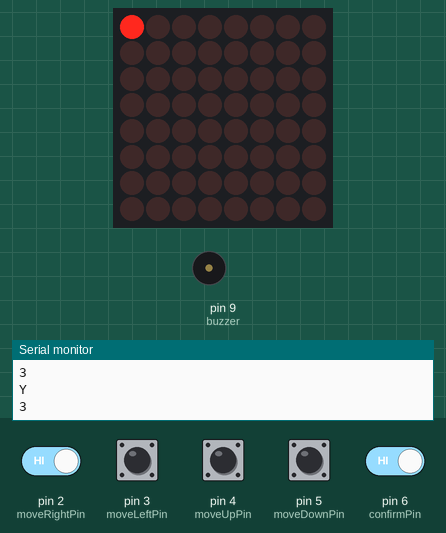
Bench run of a sketch on a simulated Arduino Uno, built with avr-gcc and run on an emulated ATmega328P. On the bench: 8×8 LED matrix, buzzer (waves = sounding), the last lines printed to the serial monitor. The test bench sets the inputs (shaded band); at power-on: pin 2 (moveRightPin), pin 3 (moveLeftPin), pin 4 (moveUpPin), pin 5 (moveDownPin), pin 6 (confirmPin) HIGH. Random numbers use the default seed unless the sketch sets one.

Above: at 4.2 s.
4.3 s: pin 6 (confirmPin) driven LOW
At 4.39 s:
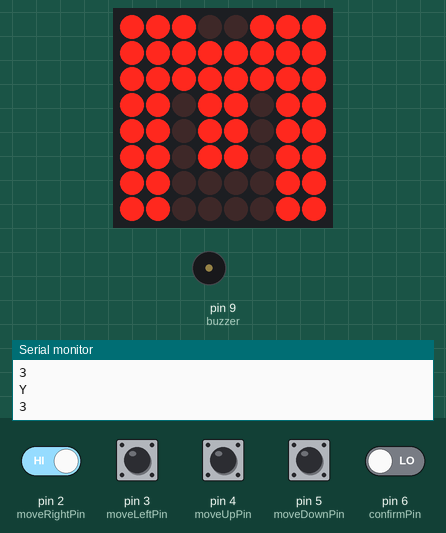
6.0 s: pin 2 (moveRightPin) driven LOW and pin 6 (confirmPin) driven HIGH
7.9 s: pin 4 (moveUpPin) pulled LOW for 0.15 s
At 8.77 s:
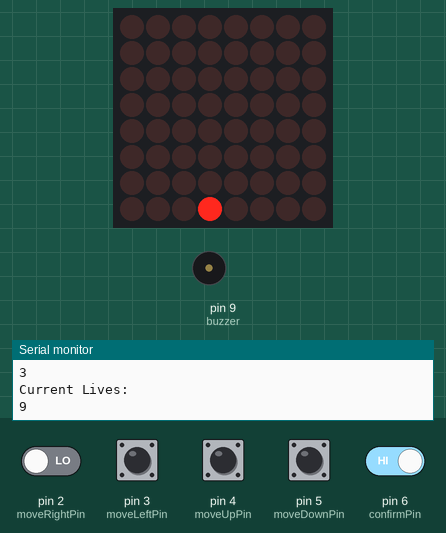
10.7 s: pin 5 (moveDownPin) pulled LOW for 1 s
At 11.72 s:
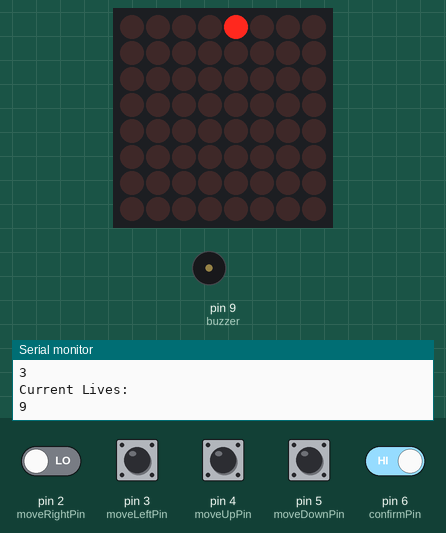
13.6 s: pin 5 (moveDownPin) pulled LOW for 1 s
At 14.33 s:
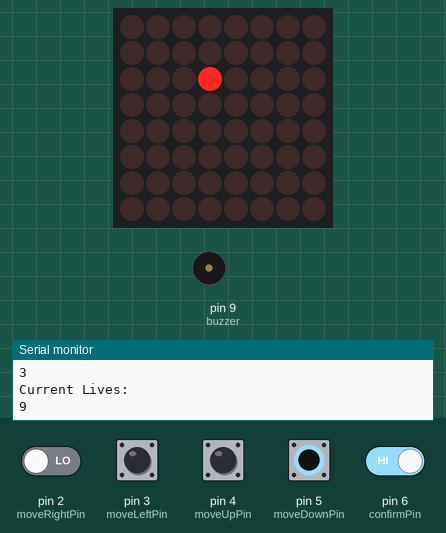
16.1 s: pin 2 (moveRightPin) driven HIGH
At 16.6 s:
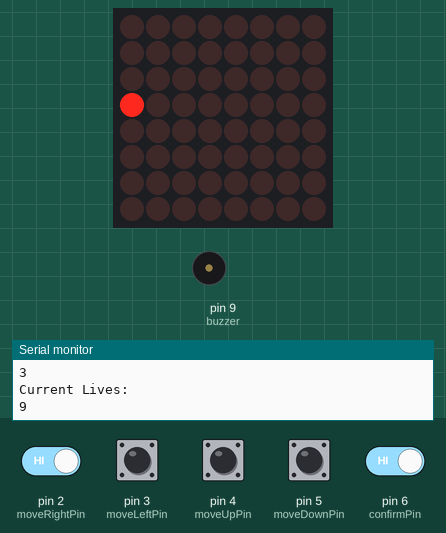
Timing chart, 0 to 18.6 s (numbered marks = the images above; inputs shaded):
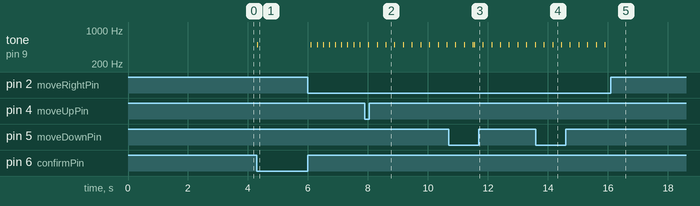

Measured:
- after the input at 4.3 s, tone on pin 9 (buzzer): silent → 500 Hz at once, → silent 0.02 s later; the display: changes at once (image 1)

The sketch:

BattleShip_Game.ino
```cpp
//library for led matrix
#include <LedControl.h>

//Button States
int buttonStateRight = 0;
int buttonStateLeft = 0;
int buttonStateUp = 0;
int buttonStateDown = 0;
int buttonStateConfirm = 0;
//Button Pins
int moveLeftPin = 3;
int moveRightPin = 2;
int moveUpPin = 4;
int moveDownPin = 5;
int confirmPin = 6;
//LED matrix pins
int DIN = 12;
int CS =  11;
int CLK = 10;
const int buzzer = 9;

LedControl lc = LedControl(DIN, CLK, CS);

//byte array of the led matrix
byte G[8] = {0x7E, 0x7E, 0x60, 0x60, 0x6E, 0x66, 0x7E, 0x7E};
byte O[8] = {B00111100, B01111110, B01100110, B01100110, B01100110, B01100110, B01111110, B00111100};

//byte array of the led matrix hex form
byte intro[8] = {0x55, 0xAA, 0x55, 0xAA, 0x55, 0xAA, 0x55, 0xAA};
byte intro2[8] = {0xAA, 0x55, 0xAA, 0x55, 0xAA, 0x55, 0xAA, 0x55};
byte all[8] = {0xFF, 0xFF, 0xFF, 0xFF, 0xFF, 0xFF, 0xFF, 0xFF};

//byte array of the led matrix
byte m[8] = {0xE7, 0xFF, 0xFF, 0xDB, 0xDB, 0xDB, 0xC3, 0xC3};
byte mphase[8] = {0xCE, 0xFE, 0xFE, 0xB2, 0xB2, 0xB2, 0x82, 0x82};
byte mphase2[8] = {0x9C, 0xFC, 0xFC, 0x6C, 0x6C, 0x6C, 0x0C, 0x0C};
byte mphase3[8] = {0x38, 0xF8, 0xF8, 0xD8, 0xD8, 0xD8, 0x18, 0x18};
byte mphase4[8] = {0x70, 0xF0, 0xF0, 0xB0, 0xB0, 0xB0, 0x30, 0x30};
byte mphase5[8] = {0xE3, 0xE3, 0xE3, 0x63, 0x63, 0x63, 0x63, 0x63};
byte mphase6[8] = {0xC6, 0xC6, 0xC6, 0xC6, 0xC6, 0xC6, 0xC6, 0xC6};
byte mphase7[8] = {0x8C, 0x8C, 0x8C, 0x8C, 0x8C, 0x8C, 0x8C, 0x8C};

//byte array of the led matrix binary form
byte h[8] = {B01100110, B01100110, B01100110, B01111110, B01111110, B01100110, B01100110, B01100110};
byte hleft[8] = {B11001100, B11001100, B11001100, B11111100, B11111100, B11001100, B11001100, B11001100};
byte hleft2[8] = {B10011001, B10011001, B10011001, B11111001, B11111001, B10011001, B10011001, B10011001};
byte hleft3[8] = {B00110011, B00110011, B00110011, B11110011, B11110011, B00110011, B00110011, B00110011};
byte hleft4[8] = {B01100110, B01100110, B01100110, B11100110, B11100110, B01100110, B01100110, B01100110};
byte hleft5[8] = {B11001100, B11001100, B11001100, B11001100, B11001100, B11001100, B11001100, B11001100};
byte hleft6[8] = {B10011001, B10011001, B10011000, B10011000, B10011000, B10011000, B10011000, B10011000};
byte hleft7[8] = {B00110011, B00110011, B00110000, B00110000, B00110000, B00110000, B00110000, B00110000};
byte hleft8[8] = {B01100111, B01100111, B01100001, B01100001, B01100001, B01100001, B01100001, B01100001};
byte hleft9[8] = {B11001111, B11001111, B11000011, B11000011, B11000011, B11000011, B11000011, B11000011};
byte hleft10[8] = {B10011111, B10011111, B10000110, B10000110, B10000110, B10000110, B10000110, B10000110};
byte hleft11[8] = {B00111111, B00111111, B00001100, B00001100, B00001100, B00001100, B00001100, B00001100};
byte hleft12[8] = {B01111110, B01111110, B00011000, B00011000, B00011000, B00011000, B00011000, B00011000};

//all leds off
byte off[8] = {0x00, 0x00, 0x00, 0x00, 0x00, 0x00, 0x00, 0x00};

//moving leds
byte iphase[8] = {0x18, 0x18, 0x18, 0x18, 0x18, 0x18, 0x18, 0x18};
byte iphase1[8] = {0x30, 0x31, 0x31, 0x31, 0x30, 0x30, 0x30, 0x31};
byte iphase2[8] = {0x61, 0x63, 0x63, 0x63, 0x61, 0x60, 0x61, 0x63};
byte iphase3[8] = {0xC3, 0xC7, 0xC6, 0xC7, 0xC3, 0xC0, 0xC3, 0xC7};
byte iphase4[8] = {0x87, 0x8F, 0x8C, 0x8F, 0x87, 0x80, 0x87, 0x8F};

byte sphase[8] = {0x0F, 0x1F, 0x18, 0x1F, 0x0F, 0x01, 0x0F, 0x1F};
byte sphase1[8] = {0x1F, 0x3E, 0x30, 0x3E, 0x1F, 0x03, 0x1F, 0x3E};
byte sphase2[8] = {0x3E, 0x7C, 0x60, 0x7C, 0x3E, 0x06, 0x3E, 0x7C};
byte sphase3[8] = {0x7C, 0xF8, 0xC0, 0xF8, 0x7C, 0x0C, 0x7C, 0xF8};
byte sphase4[8] = {0x78, 0xF0, 0x80, 0xF0, 0xF8, 0x18, 0xF8, 0xF0};
byte sphase5[8] = {0xF0, 0xE1, 0x01, 0xE1, 0xF0, 0x30, 0xF0, 0xE1};
byte sphase6[8] = {0xE1, 0xC3, 0x03, 0x81, 0xE0, 0x60, 0xE1, 0xC3};
byte sphase7[8] = {0xC3, 0x87, 0x06, 0x07, 0x83, 0xC0, 0xC3, 0x87};
byte sphase8[8] = {0x87, 0x0F, 0x0C, 0x0F, 0x07, 0x80, 0x87, 0x0F};
byte cross[8] = {B00000000, B01000010, B00100100, B00011000, B00011000, B00100100, B01000010, B00000000};
byte skull[8] = {B01111110, B11111111, B10011001, B10011001, B11100111, B01100110, B00111100, B00100100};
byte winner[8] = {0x00, 0x66, 0xFF, 0xFF, 0xFF, 0x7E, 0x3C, 0x18};

const int ship_Size = 4;

//random x and y values
int randX[ship_Size];
int randY[ship_Size];
int randNumberH;
int randNumberV;
int directionRand;
//random direction change from horizontal or vertical
//place holder for each ship x and y coords
int pos1x;
int pos1y;
int pos2x;
int pos2y;
int pos3x;
int pos3y;
int pos4x;
int pos4y;

//current x and y
int x = 0;
int y = 0;
//guess states
boolean guess1 = true;
boolean guess2 = true;
boolean guess3 = true;
boolean guess4 = true;
//user lives
int lives = 10;


void setup()
{
  //serial monitor
  Serial.begin(9600);

  randomSeed(analogRead(0));

  //inputs
  pinMode(moveLeftPin, INPUT);
  pinMode(moveRightPin, INPUT);
  pinMode(moveUpPin, INPUT);
  pinMode(moveDownPin, INPUT);
  pinMode(confirmPin, INPUT);
  pinMode(buzzer, OUTPUT);

  //The  matrix is in power-saving mode on startup
  lc.shutdown(0, false);
  //led brightness
  lc.setIntensity(0, 10);

  //start game
  introScreen();

  //testing values
  for (int i = 0; i <= 3; i++)
  {
    Serial.println("X");
    Serial.println(randX[i]);
    Serial.println("Y");
    Serial.println(randY[i]);
  }
}

void loop()
{
  //reading button states
  buttonStateRight = digitalRead(moveRightPin);
  buttonStateLeft = digitalRead(moveLeftPin);
  buttonStateUp = digitalRead(moveUpPin);
  buttonStateDown = digitalRead(moveDownPin);
  buttonStateConfirm = digitalRead(confirmPin);

  //start position
  lc.setLed(0, y, x, HIGH);

  //function calls
  pressed();
  checkHit();
  hitmark();
  win();
  death();
}

//using byte array to assign the leds to the led matrix
void printByte(byte character [])
{
  int i = 0;
  for (i = 0; i < 8; i++)
  {
    lc.setRow(0, i, character[i]);
  }
}


//assigns random consecutive coordinates on the grid
void randomShip()
{
  //random x and y coords between the dimensions
  randNumberH = random(8);
  randNumberV = random(8);

  //checks if the last x/y value of ship exceeds the limit. then decreases the start position by the amount it exceeds.
  if ((randNumberH + 3) > 7)
  {
    int range = (randNumberH + 3) - 7;
    randNumberH = randNumberH - range;
  }

  if ((randNumberV + 3) > 7)
  {
    int range = (randNumberV + 3) - 7;
    randNumberV = randNumberV - range;
  }

  Serial.println("Direction 0 is Horizontal 1 is Vertical: ");
  //if directionRand is 0 changes the x values if 1, changes y values
  directionRand = random(2);
  Serial.println(directionRand);

  //assigns the values in the array
  for (int i = 0; i <= 3; i++)
  {
    randY[i] = randNumberV;
    randX[i] = randNumberH;

    if (directionRand == 0)
    {
      randNumberH = randNumberH + 1;
    }
    else
    {
      randNumberV = randNumberV + 1;
    }
  }
}

//checks if the current x value is equal to the random value.
void checkHit()
{
  if (buttonStateConfirm == LOW)
  {
    audio(0);
    //if the random value and current value are equal then the random value will have a -1 so its out of the dimension of the led matrix
    if (randX[0] == x && randY[0] == y)
    {
      hit();
      pos1x = x;
      pos1y = y;
      randX[0] = -1;
      randY[0] = -1;
      guess1 = false;
    }
    else if (randX[1] == x && randY[1] == y)
    {
      hit();
      pos2x = x;
      pos2y = y;
      randX[1] = -1;
      randY[1] = -1;
      guess2 = false;
    }

    else if (randX[2] == x && randY[2] == y)
    {
      hit();
      pos3x = x;
      pos3y = y;
      randX[2] = -1;
      randY[2] = -1;
      guess3 = false;
    }

    else if (randX[3] == x && randY[3] == y)
    {
      hit();
      pos4x = x;
      pos4y = y;
      randX[3] = -1;
      randY[3] = -1;
      guess4 = false;
    }

    else
    {
      //makes it so the user does not guess their previous guess again. so no action is made.
      if (pos1x == x && pos1y == y && guess1 == false)
      {
        return;
      }
      if (pos2x == x && pos2y == y && guess2 == false)
      {
        return;
      }
      if (pos3x == x && pos3y == y && guess3 == false)
      {
        return;
      }
      if (pos4x == x && pos4y == y && guess4 == false)
      {
        return;
      }
      //incorrect choice lives lost
      else
      {
        miss();
        lives--;
        Serial.println("Current Lives: ");
        Serial.print(lives);
      }
    }
  }
}

//keep the led on when the led is hit
void hitmark()
{
  if (randX[0] == -1 && randY[0] == -1)
  {
    lc.setLed(0, pos1y, pos1x, true);
  }
  if (randX[1] == -1 && randY[1] == -1)
  {
    lc.setLed(0, pos2y, pos2x, true);
  }
  if (randX[2] == -1 && randY[2] == -1)
  {
    lc.setLed(0, pos3y, pos3x, true);
  }
  if (randX[3] == -1 && randY[3] == -1)
  {
    lc.setLed(0, pos4y, pos4x, true);
  }
}

//player wins if all the guesses are false meaning they have all been guessed
void win()
{
  if (guess1 == false && guess2 == false && guess3 == false && guess4 == false && lives != 0)
  {
    for (int i = 0; i <= 5; i++)
    {
      printByte(winner);
      audio(2);
      delay(120);
      printByte(off);
      delay(200);
    }
    lc.clearDisplay(0);
  }
}

//death screen when all lives lost
void death()
{
  if (lives == 0)
  {
    Serial.println("GAME OVER");
    for (int i = 0; i <= 5; i++)
    {
      printByte(skull);
      audio(2);
      delay(120);
      printByte(off);
      delay(200);
    }
    lc.clearDisplay(0);
  }
}

//navigation through the led matrix. led turns on when the button pressed and previous is turned off
void pressed()
{
  //move right
  if (buttonStateRight == LOW)
  {
    audio(0);
    x = x + 1;
    lc.setLed(0, y, x, HIGH);
    lc.setLed(0, y, x - 1, LOW);
    delay(250);
    if (x > 7)
    {
      lc.setLed(0, y, x, LOW);
      lc.setLed(0, y, 0, HIGH);
      x = 0;
    }
  }

  //move left
  if (buttonStateLeft == LOW)
  {
    audio(0);
    lc.setLed(0, y, x, LOW);
    x = x - 1;
    lc.setLed(0, y, x, HIGH);
    delay(250);

    if (x < 0)
    {
      lc.setLed(0, y, 0, LOW);
      lc.setLed(0, y, 7, HIGH);
      x = 7;
    }
  }

  //move down
  if (buttonStateDown == LOW)
  {
    audio(0);
    y++;
    lc.setLed(0, y, x, HIGH);
    lc.setLed(0, y - 1, x, LOW);
    delay(250);

    if (y > 7)
    {
      audio(0);
      lc.setLed(0, y, x, LOW);
      lc.setLed(0, 0, x, HIGH);
      y = 0;
    }
  }

  //move up
  if (buttonStateUp == LOW)
  {
    audio(0);
    lc.setLed(0, y, x, LOW);
    y = y - 1;
    lc.setLed(0, y, x, HIGH);
    delay(250);

    if (y < 0)
    {
      lc.setLed(0, y, x, LOW);
      lc.setLed(0, 7, x, HIGH);
      y = 7;
    }
  }
}

//leds when the program starts
void introScreen()
{
  printByte(intro);
  delay(500);
  printByte(intro2);
  delay(500);
  printByte(intro);
  delay(500);
  printByte(G);
  delay(500);
  printByte(O);
  delay(500);
  printByte(all);
  delay(500);
  lc.clearDisplay(0);
  randomShip();
}

//hit text sliding
void hit()
{
  printByte(h);
  delay(100);
  printByte(hleft);
  delay(60);
  printByte(hleft2);
  delay(60);
  printByte(hleft3);
  delay(60);
  printByte(hleft4);
  delay(60);
  printByte(hleft5);
  delay(60);
  printByte(hleft6);
  delay(60);
  printByte(hleft7);
  delay(60);
  printByte(hleft8);
  delay(60);
  printByte(hleft9);
  delay(60);
  printByte(hleft10);
  delay(60);
  printByte(hleft11);
  delay(60);
  printByte(hleft12);
  delay(100);
  for (int i = 0; i < 8; i++)
  {
    printByte(all);
    audio(0);
    delay(60);
    printByte(off);
    delay(100);
  }
}

//miss text sliding `
void miss()
{
  printByte(off);
  printByte(m);
  delay(100);
  printByte(mphase);
  delay(60);
  printByte(mphase2);
  delay(60);
  printByte(mphase3);
  delay(60);
  printByte(mphase4);
  delay(60);
  printByte(mphase5);
  delay(60);
  printByte(mphase6);
  delay(60);
  printByte(mphase7);
  delay(60);
  printByte(iphase);
  delay(60);
  printByte(iphase1);
  delay(60);
  printByte(iphase2);
  delay(60);
  printByte(iphase3);
  delay(60);
  printByte(iphase4);
  delay(60);
  printByte(sphase);
  delay(60);
  printByte(sphase1);
  delay(60);
  printByte(sphase2);
  delay(60);
  printByte(sphase3);
  delay(60);
  printByte(sphase4);
  delay(60);
  printByte(sphase5);
  delay(60);
  printByte(sphase6);
  delay(60);
  printByte(sphase7);
  delay(60);
  printByte(sphase8);
  delay(60);
  printByte(sphase);
  delay(60);
  printByte(sphase1);
  delay(60);
  printByte(sphase2);
  delay(60);
  printByte(sphase3);
  delay(60);
  printByte(sphase4);
  delay(60);
  printByte(sphase6);
  delay(60);
  for (int i = 0; i < 8; i++)
  {
    printByte(cross);
    audio(0);
    delay(60);
    printByte(off);
    delay(100);
  }
}

//audio for each action
void audio(int x)
{
  for (int i = 0; i <= x; i++)
  {
    tone(buzzer, 500);
    delay(20);
    noTone(buzzer);
    delay(20);
  }
}
```
